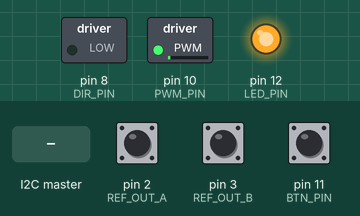
Recording of a sketch running on a simulated Arduino Uno, built with avr-gcc and run on an emulated ATmega328P. On the bench: switched loads named in the sketch (green lamp = pin HIGH), output pins drawn as LEDs (lit = HIGH). Inputs (shaded band) come from the test bench; at power-on: pin 11 (BTN_PIN) HIGH, pin 2 (REF_OUT_A) HIGH, pin 3 (REF_OUT_B) HIGH. What the sketch prints to the serial monitor is not drawn.

Above: at 4.2 s.
4.3 s: the I2C master sends the byte 1
At 5.5 s:
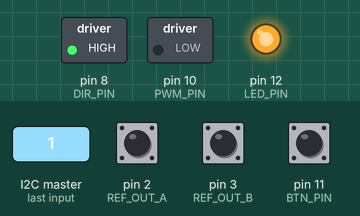
5.8 s: pin 11 (BTN_PIN) pulled LOW for 0.15 s
At 5.87 s:
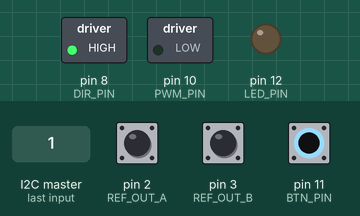
7.4 s: pin 11 (BTN_PIN) pulled LOW for 3.2 s
At 11.6 s:
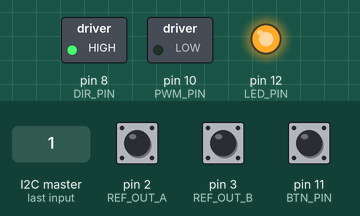
Timing chart, 0 to 13.1 s (numbered marks = the images above; inputs shaded):
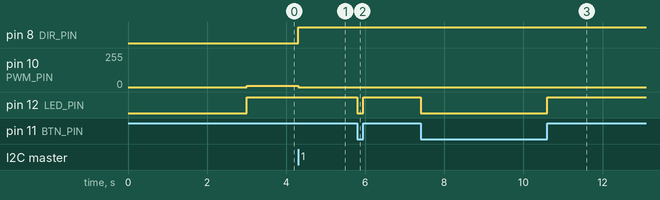

Measured:
- after the input at 4.3 s, pin 8 (DIR_PIN): LOW → HIGH at once; pin 10 (PWM_PIN): 8/255 → 0/255 at once
- after the input at 5.8 s, pin 12 (LED_PIN): HIGH → LOW at once, → HIGH 0.15 s later
- after the input at 7.4 s, pin 12 (LED_PIN): HIGH → LOW at once, → HIGH 3.2 s later

The sketch:

inv_pendulum.ino
```cpp
#include <Wire.h>

#define REF_OUT_A 2 // PD3
#define REF_OUT_B 3 // PD2
#define MOTOR_ENCODER_PPR  2797
#define POSITION_LIMIT 0.18

#define PWM_PIN 10
#define DIR_PIN 8
#define SHAFT_R 0.011
#define BTN_PIN 11
#define LED_PIN 12

#define A 18.08
#define B 0.37
#define C 0.15


// 40cm (works okay)
#define Kx  3.05
#define Kv  3.4
#define Kth 22.5
#define Kw  4.4


//// 40cm trials works a bit faster on x
//#define Kx  9.6
//#define Kv  7.5
//#define Kth 32.5
//#define Kw  6.7

const float THETA_THRESHOLD = PI / 16;
bool moveleft = true;
bool from_control = false;
bool return_to_center = false;

volatile long refEncoderValue = 0; // for encoder motor
volatile long lastRefEncoded = 0;

volatile float theta;   //for i2c comm
volatile float theta_dot;

unsigned long now = 0L;
unsigned long lastTimeMicros = 0L;

float x, v, dt, elapsed, RPM;
float last_x, last_v;
float control, u;
const float PI2 = 2.0 * PI;
int PWM;


void refEncoderHandler();

void setup() {
  delay(3000);
  Wire.begin(4);                // join i2c bus with address #4
  Wire.onReceive(receiveEvent); // register event
  // put your setup code here, to run once:

  TCCR2B = TCCR2B & B11111000 | B00000001;

  pinMode(REF_OUT_A, INPUT_PULLUP);
  pinMode(REF_OUT_B, INPUT_PULLUP);

  pinMode(BTN_PIN, INPUT_PULLUP);
  pinMode(LED_PIN, OUTPUT);

  pinMode(PWM_PIN, OUTPUT);
  pinMode(DIR_PIN, OUTPUT);


  attachInterrupt(digitalPinToInterrupt(REF_OUT_A), refEncoderHandler, CHANGE);
  attachInterrupt(digitalPinToInterrupt(REF_OUT_B), refEncoderHandler, CHANGE);

  Serial.begin(57600);

  PWM = 0;
  analogWrite(PWM_PIN, PWM);
  lastTimeMicros = 0L;

}

void loop() {
  //Only loop this when the switch is turned on, if not return to center.
  if(digitalRead(BTN_PIN) == 0){
      x = getCartDistance(refEncoderValue, MOTOR_ENCODER_PPR);
      while(x > 0.001){
        x = getCartDistance(refEncoderValue, MOTOR_ENCODER_PPR);
        driveMotor(-70);
          }
      while(x < -0.001){
        x = getCartDistance(refEncoderValue, MOTOR_ENCODER_PPR);
        driveMotor(70);
      }
        driveMotor(0);


    digitalWrite(LED_PIN, LOW);
  }
  else{
    digitalWrite(LED_PIN, HIGH);
    now = micros();
    dt = 1.0 * (now - lastTimeMicros) / 1000000;
    elapsed += dt;

    // Get States (note that the other states Theta and thetadot are received via I2C (receiveEvent))
    x = getCartDistance(refEncoderValue, MOTOR_ENCODER_PPR);
    v = (x - last_x) / dt;
    if (abs(x - last_x) > 100){
      v = last_v;
    }

    if (isControllable(theta) && fabs(x) < POSITION_LIMIT && return_to_center == false) {
      from_control = true;
      control = (Kx * x + Kv * v + Kth * theta + Kw * theta_dot);
      u = (control + A * v + copysignf(C, v)) / B;
      u = 255.0 * u / 12.0;
      driveMotor(saturate(u, 220));
    } else {
      driveMotor(0);
    }

    // Swing back up if LQR failed
    if (!isControllable(theta) && fabs(x) < POSITION_LIMIT && from_control == false && return_to_center == false){

      if(fabs(theta) > 2  && theta_dot >= 0){
          driveMotor(220);
      }
      else if (fabs(theta)> 2 && theta_dot <0){
          driveMotor(-220);
      }
    }

    // Return to center when reaching the endpoints
    if (return_to_center == true){
      while(x > 0.001){
        x = getCartDistance(refEncoderValue, MOTOR_ENCODER_PPR);
        driveMotor(-70);
        }
      while(x < -0.001){
        x = getCartDistance(refEncoderValue, MOTOR_ENCODER_PPR);
        driveMotor(70);
      }
        driveMotor(0);
        return_to_center = false;

     }

    // Boolean logic for the different scenarios
    if (fabs(x) >= POSITION_LIMIT){
      return_to_center = true;
    }

    if(fabs(theta_dot) <5 && fabs(theta) > 1){
      from_control = false;
    }

    last_x = x;
    last_v = v;
    lastTimeMicros = now;


    Serial.println(theta);
    Serial.print(",");
    Serial.print(theta_dot);
    Serial.print(",");
    Serial.print(x);
    Serial.print(",");
    Serial.println(v);
    delay(5);
  }
}

boolean isControllable(float theta) {
  return fabs(theta) < THETA_THRESHOLD;
}

float getCartDistance(long pulses, long ppr) {
  return 2.0 * PI * pulses / MOTOR_ENCODER_PPR * SHAFT_R;
}

float getAngle(long pulses, long ppr) {
  float angle = (PI + PI2 * pulses / ppr);
  while (angle > PI) {
    angle -= PI2;
  }
  while (angle < -PI) {
    angle += PI2;
  }
  return angle;
}

float saturate(float v, float maxValue) {
  if (fabs(v) > maxValue) {
    return (v > 0) ? maxValue : -maxValue;
  } else {
    return v;
  }
}

void driveMotor(float u) {
  digitalWrite(DIR_PIN, u > 0.0 ? LOW : HIGH);
  analogWrite(PWM_PIN, fabs(u));
}

void refEncoderHandler() {
  int MSB = (PIND & (1 << PD2)) >> PD2; //MSB = most significant bit
  int LSB = (PIND & (1 << PD3)) >> PD3; //LSB = least significant bit
  int encoded = (MSB << 1) | LSB; //converting the 2 pin value to single number
  int sum  = (lastRefEncoded << 2) | encoded; //adding it to the previous encoded value

  if(sum == 0b1101 || sum == 0b0100 || sum == 0b0010 || sum == 0b1011) {
    refEncoderValue++; //CW
  }
  if(sum == 0b1110 || sum == 0b0111 || sum == 0b0001 || sum == 0b1000) {
    refEncoderValue--; //CCW
  }

  lastRefEncoded = encoded; //store this value for next time
}

void receiveEvent(int howMany)
{
  //Serial.println(howMany);
  uint8_t total_bytes[8] = {0, 0, 0, 0, 0, 0, 0, 0}; // fill this array with the four bytes you received
  uint8_t theta_bytes[4] = {0,0,0,0};
  uint8_t theta_dot_bytes[4] = {0,0,0,0};
  for (int i = 0; i<8; i++){
    total_bytes[i] = Wire.read();
  }
  for (int k = 0; k <4; k++){
  theta_bytes[k] = total_bytes[k];
  theta_dot_bytes[k] = total_bytes[k+4];
  }

    memcpy(&theta, &theta_bytes, sizeof(theta));
    memcpy(&theta_dot, &theta_dot_bytes, sizeof(theta_dot));
}
```
